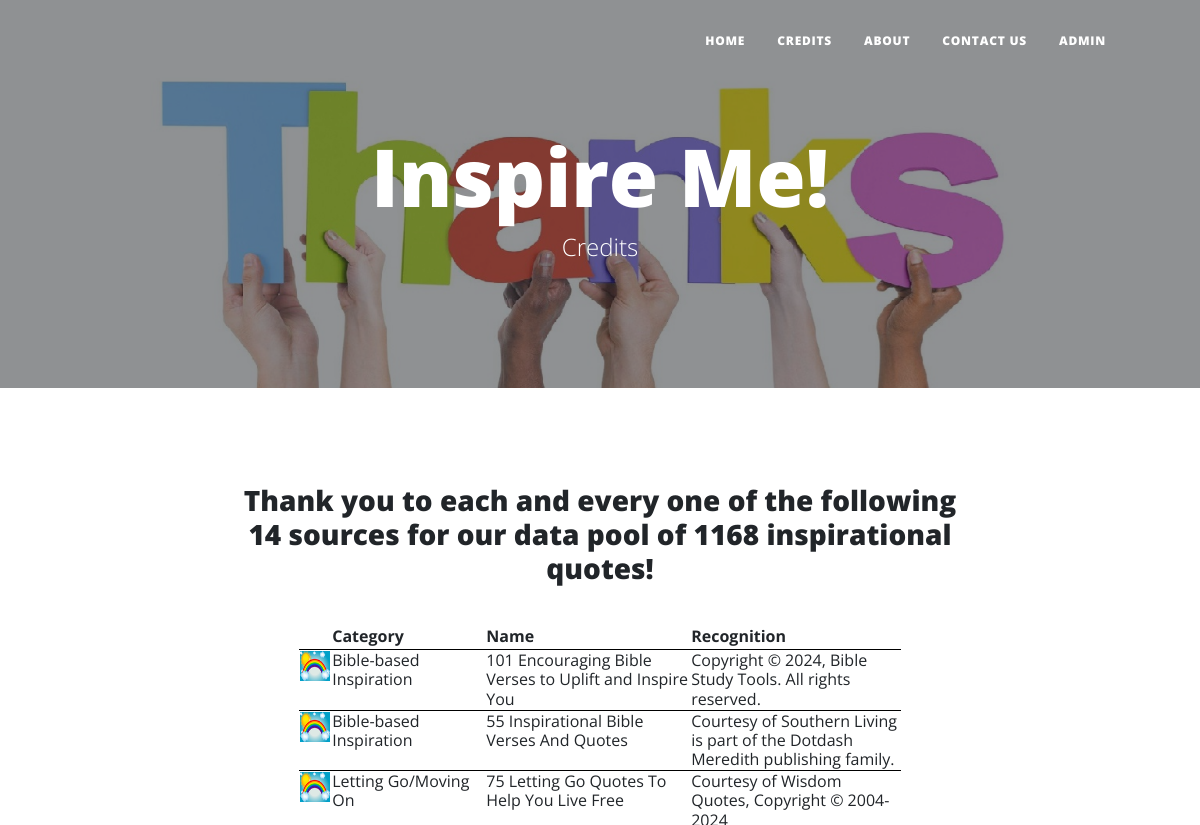
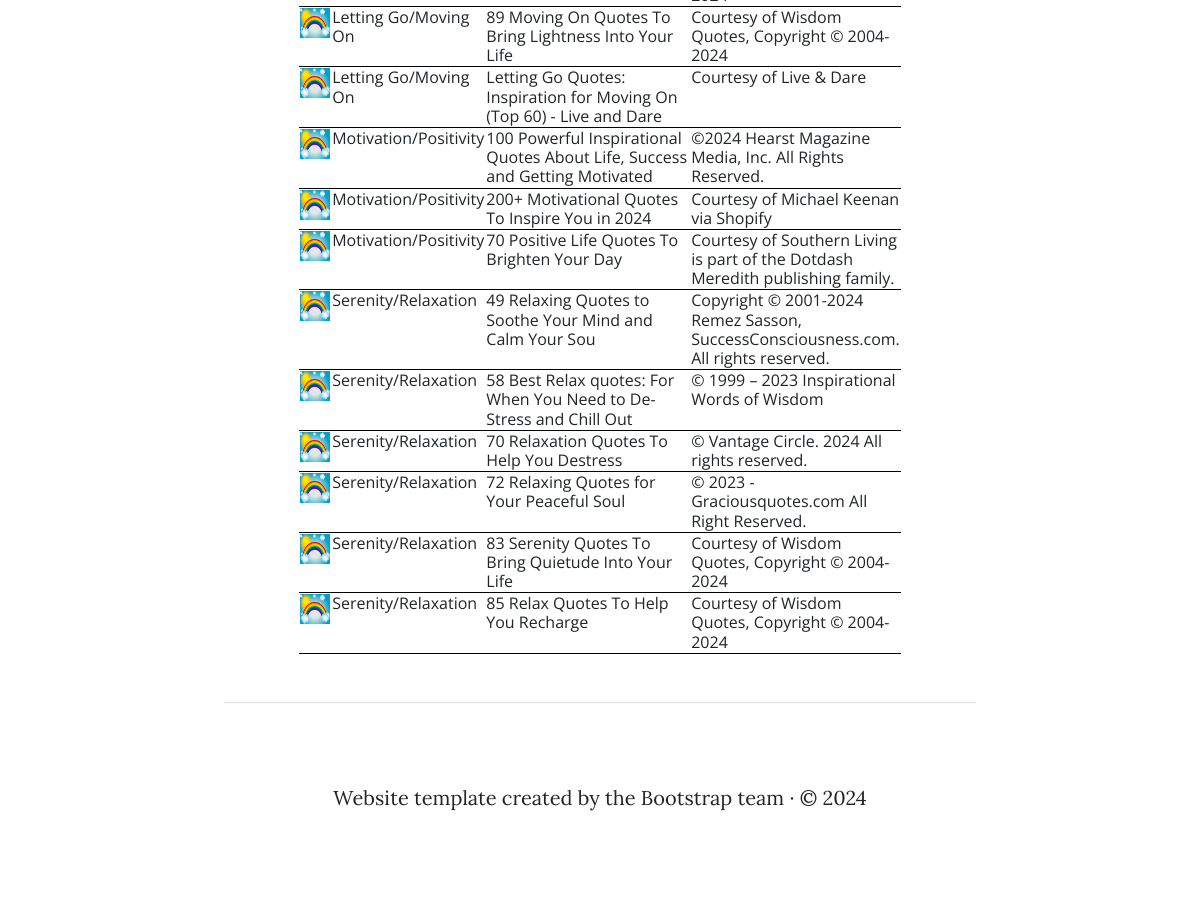
Before: /credits with the older database file (2 pictures, top to bottom).
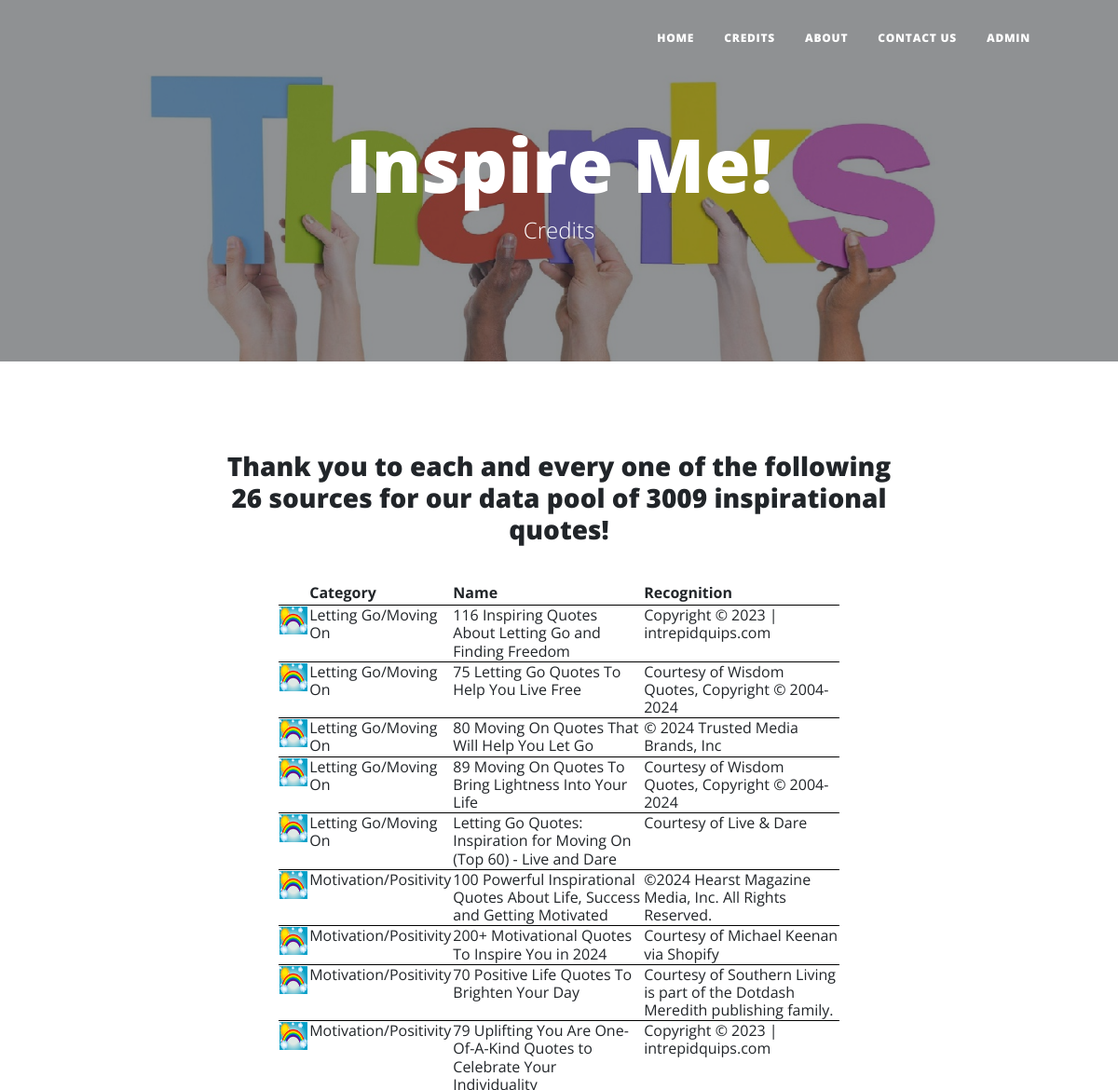
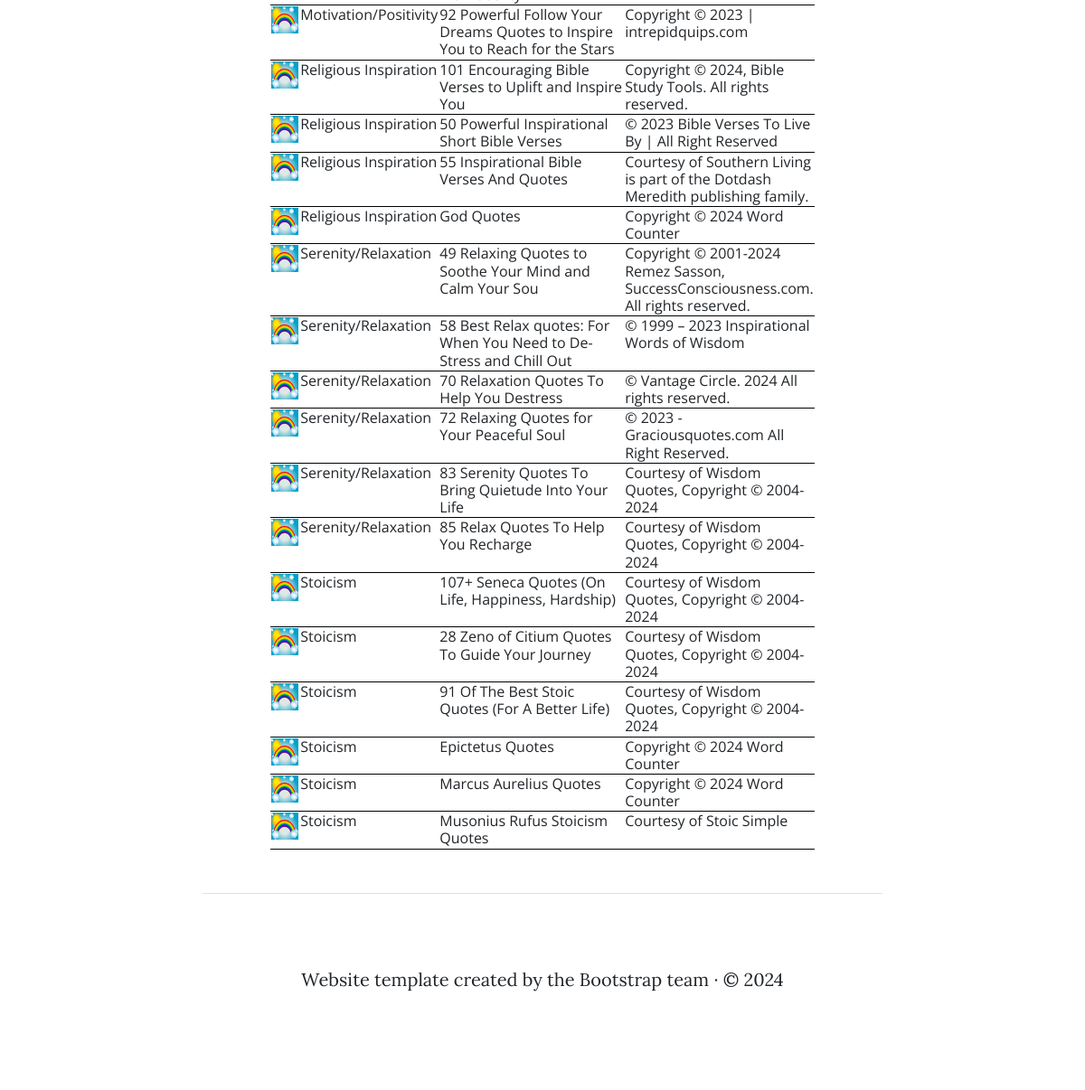
After: the same page with the newer database file (2 pictures, top to bottom).
### main.py (models this page shows)
        class InspirationDataSources(db.Model):
            __tablename__ = "inspiration_data_sources"
            id: Mapped[int] = mapped_column(Integer, primary_key=True)
            name: Mapped[str] = mapped_column(String(50), nullable=False, unique=True)
            recognition: Mapped[str] = mapped_column(String(100), nullable=False)
            category_id: Mapped[int] = mapped_column(ForeignKey("categories.id"))
            count: Mapped[int] = mapped_column(Integer, nullable=False)
            static: Mapped[bool] = mapped_column(Boolean, nullable=False)
            url: Mapped[str] = mapped_column(String(250), nullable=False)
            comments: Mapped[str] = mapped_column(String(500))
            children: Mapped[List["InspirationalQuotes"]] = relationship(back_populates="parent")
            parent: Mapped["Categories"] = relationship(back_populates="children")

        class Categories(db.Model):
            __tablename__ = "categories"
            id: Mapped[int] = mapped_column(Integer, primary_key=True)
            category: Mapped[str] = mapped_column(String(20), nullable=False, unique=True)
            children: Mapped[List["InspirationDataSources"]] = relationship(back_populates="parent")

### main.py (the view)
@app.route('/credits')
def credits():
    try:
        success = False
        error_msg = ""
        credit_count = 0
        quote_count = 0
        quote_count = retrieve_from_database("get_quote_count")
        if quote_count == {}:
            error_msg = "An error has occurred.  Data cannot be obtained at this time."
        elif quote_count == 0:
            error_msg = "No credits exist in the database."
        else:  # Count of inspirational quotes was successfully obtained.
            credits_in_db = retrieve_from_database("get_data_sources")
            if credits_in_db == {}:
                error_msg = "An error has occurred.  Credits cannot be obtained and listed at this time."
            elif credits_in_db == []:
                error_msg = "No credits exist in the database."
                success = False
            else:  # Credits have been successfully retrieved.
                credit_count = len(credits_in_db)
                success = True
        return render_template("credits.html", credits=credits_in_db, credit_count=credit_count, quote_count=quote_count, success=success, error_msg=error_msg, recognition_web_template=recognition["web_template"])
    except:  # An error has occurred.
        update_system_log("route: '/credits'", traceback.format_exc())
        return render_template("error.html", activity="route: '/credits'", details=traceback.format_exc())

### templates/credits.html (shortened to what this page needs)
{% include "header.html" %}
<header
  class="masthead"
  style="background-image: url('../static/assets/img/thanks.jpg')">
  <div class="container position-relative px-4 px-lg-5">
    <div class="row gx-4 gx-lg-5 justify-content-center">
      <div class="col-md-10 col-lg-8 col-xl-7">
        <div class="site-heading">
          <h1>Inspire Me!</h1>
          <span class="subheading">Credits</span>
        </div>
      </div>
    </div>
  </div>
</header>
<div class="col-lg-8 mx-auto p-4 py-md-5">
  <main>
    {% if success %}
      <h3 style="width: 100%; margin-left:auto; margin-right:auto;text-align:center">Thank you to each and every one of the following {{ credit_count }} sources for our data pool of {{ quote_count }} inspirational quotes!</h3><br>
      <table style="width: 80%; margin-left:auto; margin-right:auto">
        <colgroup>
            <col span="1" style="width: 5%;">
            <col span="1" style="width: 25%;">
            <col span="1" style="width: 35%;">
            <col span="1" style="width: 35%;">
        </colgroup>
        <tr>
          <th style="font-size: 1rem"></th>
          <th style="font-size: 1rem">Category</th>
          <th style="font-size: 1rem">Name</th>
          <th style="font-size: 1rem">Recognition</th>
        </tr>
        {% for credit in credits %}
            <tr>
              <td style="font-size: 1rem"><img src="{{ url_for('static', filename='assets/favicon.ico') }}" width="30rem" height="30rem"></td>
              <td style="font-size: 1rem">{{ credit.Categories.category }}</td>
              <td style="font-size: 1rem">{{ credit.InspirationDataSources.name }}</td>
              <td style="font-size: 1rem">{{ credit.InspirationDataSources.recognition }}</td>
            </tr>
        {% endfor %}
      </table>
    {% else %}
        <p style="text-align:center">{{error_msg}}</p>
    {% endif %}
  </main>
  <footer class="pt-5 my-5 text-body-secondary border-top" style="text-align:center">
    <p>{{ recognition_web_template }}</p>
  </footer>
</div>
</body>
</html>

Changed rows visible on the page:
added InspirationDataSources: Categories.category "Letting Go/Moving On", InspirationDataSources.name "116 Inspiring Quotes About Letting Go and Finding Freedom", InspirationDataSources.recognition "Copyright © 2023 | intrepidquips.com"
added InspirationDataSources: Categories.category "Letting Go/Moving On", InspirationDataSources.name "80 Moving On Quotes That Will Help You Let Go", InspirationDataSources.recognition "© 2024 Trusted Media Brands, Inc"
added InspirationDataSources: Categories.category "Motivation/Positivity", InspirationDataSources.name "79 Uplifting You Are One-Of-A-Kind Quotes to Celebrate Your Individuality", InspirationDataSources.recognition "Copyright © 2023 | intrepidquips.com"
added InspirationDataSources: Categories.category "Motivation/Positivity", InspirationDataSources.name "92 Powerful Follow Your Dreams Quotes to Inspire You to Reach for the Stars", InspirationDataSources.recognition "Copyright © 2023 | intrepidquips.com"
changed InspirationDataSources "101 Encouraging Bible Verses to Uplift and Inspire You": Categories.category "Bible-based Inspiration" → "Religious Inspiration"; moves down the list
added InspirationDataSources: Categories.category "Religious Inspiration", InspirationDataSources.name "50 Powerful Inspirational Short Bible Verses", InspirationDataSources.recognition "© 2023 Bible Verses To Live By | All Right Reserved"
changed through a linked row, InspirationDataSources "55 Inspirational Bible Verses And Quotes": Categories.category "Bible-based Inspiration" → "Religious Inspiration"; moves down the list
added InspirationDataSources: Categories.category "Religious Inspiration", InspirationDataSources.name "God Quotes", InspirationDataSources.recognition "Copyright © 2024 Word Counter"
added InspirationDataSources: Categories.category "Stoicism", InspirationDataSources.name "107+ Seneca Quotes (On Life, Happiness, Hardship)", InspirationDataSources.recognition "Courtesy of Wisdom Quotes, Copyright © 2004-2024"
added InspirationDataSources: Categories.category "Stoicism", InspirationDataSources.name "28 Zeno of Citium Quotes To Guide Your Journey", InspirationDataSources.recognition "Courtesy of Wisdom Quotes, Copyright © 2004-2024"
added InspirationDataSources: Categories.category "Stoicism", InspirationDataSources.name "91 Of The Best Stoic Quotes (For A Better Life)", InspirationDataSources.recognition "Courtesy of Wisdom Quotes, Copyright © 2004-2024"
added InspirationDataSources: Categories.category "Stoicism", InspirationDataSources.name "Epictetus Quotes", InspirationDataSources.recognition "Copyright © 2024 Word Counter"
added InspirationDataSources: Categories.category "Stoicism", InspirationDataSources.name "Marcus Aurelius Quotes", InspirationDataSources.recognition "Copyright © 2024 Word Counter"
added InspirationDataSources: Categories.category "Stoicism", InspirationDataSources.name "Musonius Rufus Stoicism Quotes", InspirationDataSources.recognition "Courtesy of Stoic Simple"
Other visible differences:
{{ credit_count }}: "14" → "26"
{{ quote_count }}: "1168" → "3009"
